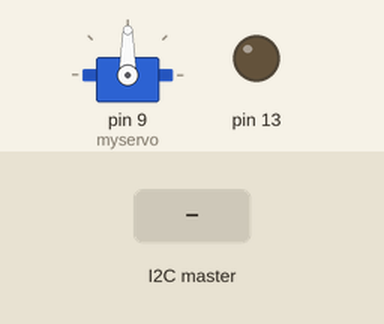
Simulated run of this sketch. Board: Arduino Uno, built with avr-gcc and run on an emulated ATmega328P. Parts: servo, output pins drawn as LEDs (lit = HIGH). The inputs (shaded band) are chosen by the test bench.

Above: at 1.2 s.
1.3 s: the I2C master sends the byte 1
At 2.5 s:
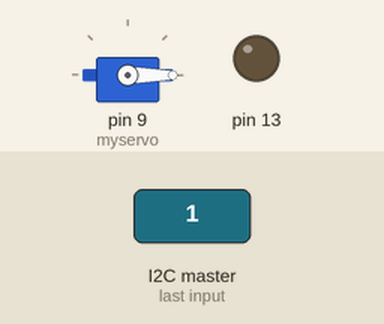
2.8 s: the I2C master sends the byte 2
At 3.9 s:
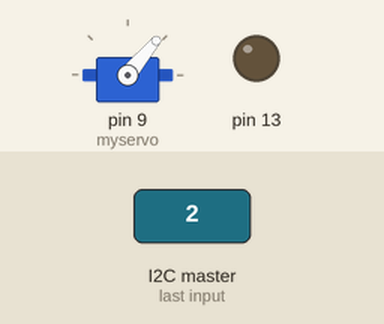
Timing chart, 0 to 5.8 s (numbered marks = the images above; inputs shaded):
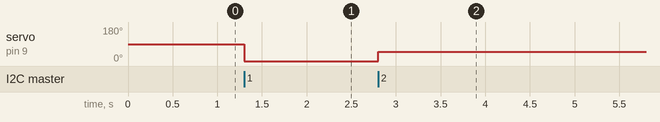

Measured:
- after the input at 1.3 s, servo on pin 9 (myservo): 90° → 0° at once
- after the input at 2.8 s, servo on pin 9 (myservo): 0° → 50° at once

The sketch:

servo.ino
```cpp
/* modified 12 Feb 2020
 by Asude Aydin

 Refer to https://www.arduino.cc/en/tutorial/sweep
 https://cdn.sparkfun.com/assets/learn_tutorials/6/7/6/PiZero_1.pdf
 https://learn.adafruit.com/adafruits-raspberry-pi-lesson-4-gpio-setup/configuring-i2c
 https://oscarliang.com/raspberry-pi-arduino-connected-i2c/
 */

#include <Wire.h>
#include <Servo.h>

Servo myservo; // create servo object to control a servo

#define SLAVE_ADDRESS 0x04
int number = 0;
int state = 0;
int pos = 0 ;

void setup() {

  myservo.attach(9); // attaches the servo on pin 9 to the servo object
  pinMode(13, OUTPUT);
  Serial.begin(9600); // start serial for output
  // initialize i2c as slave
  Wire.begin(SLAVE_ADDRESS);

  // define callbacks for i2c communication
  Wire.onReceive(receiveData);
  Wire.onRequest(sendData);

}

void loop() {
delay(100);
}

// callback for received data
void receiveData(int byteCount){

  while(Wire.available()){
    number = Wire.read();
    // Serial.print("data received: ");
    // Serial.println(number);

    if (number == 1){

      myservo.write(0); // servo takes position 0 angle
      delay(50); // delay for 1 sec
    }

      // to give small amount of food
    if (number == 2){

      myservo.write(50); // servo takes position 50 angle
      delay(50); // delay for 1 sec
    }

      //to give medium amount of food

    if (number == 3){

      myservo.write(60); // servo takes position 60 angle
      delay(50); // delay for 1 sec
    }

        //to give large amount of food

    if (number == 4){

      myservo.write(70); // servo takes position 60 angle
      delay(50); // delay for 1 sec
    }

    // Toggles led

    if (number == 5){

      if (state == 0){
      digitalWrite(13, HIGH); // set the LED on
      state = 1;
      }
      else{
      digitalWrite(13, LOW); // set the LED off
      state = 0;
        }
    }
  }
}

// callback for sending data
void sendData(){
  Wire.write(number);
}
```
